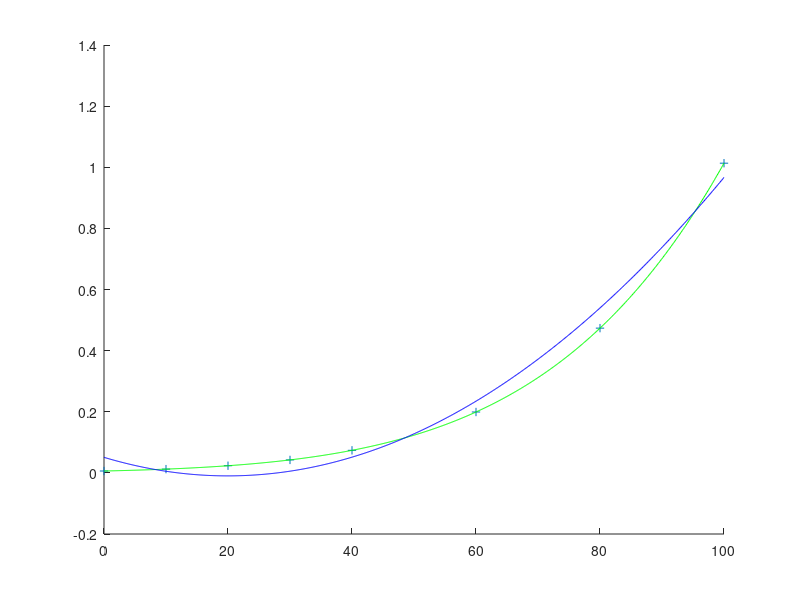

This figure's MATLAB source:
x = [0, 10, 20, 30, 40, 60, 80, 100];
f = [0.0061, 0.0123, 0.0234, 0.0424, 0.0738, 0.1992, 0.4736, 1.0133];
T = 45;
P = 0.095848;

# a

p1 = polyfit(x, f, 5)
v1 = polyval(p1, T)

p2 = polyfit(x, f, 2)
v2 = polyval(p2, T)

e1 = abs(P - v1)
e2 = abs(P - v2)

# b

xx = [0:0.1:100];

hold on;
plot(x, f, "+");
plot(xx, polyval(p1, xx), "g");
plot(xx, polyval(p2, xx), "b");
